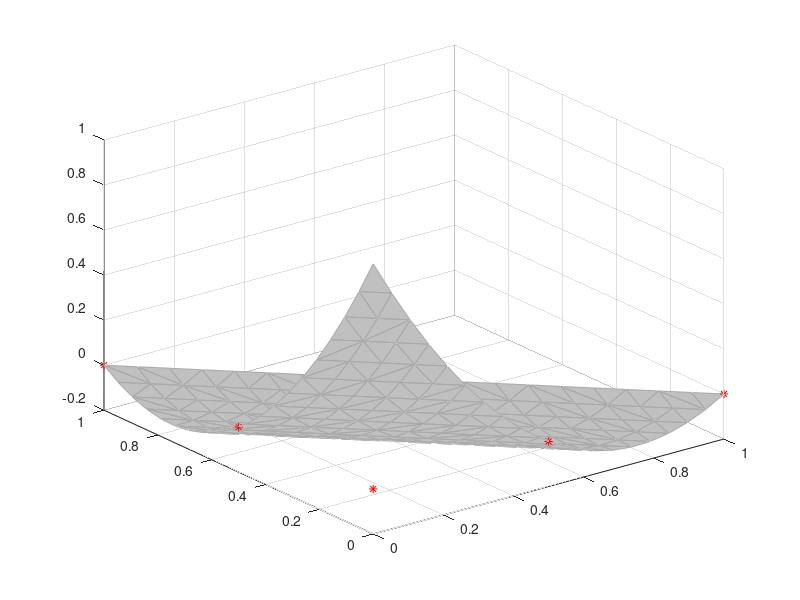
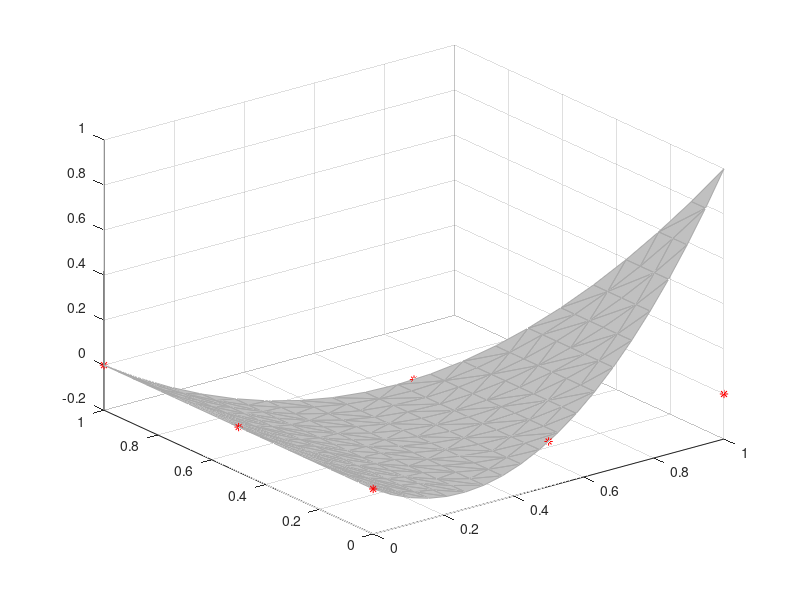
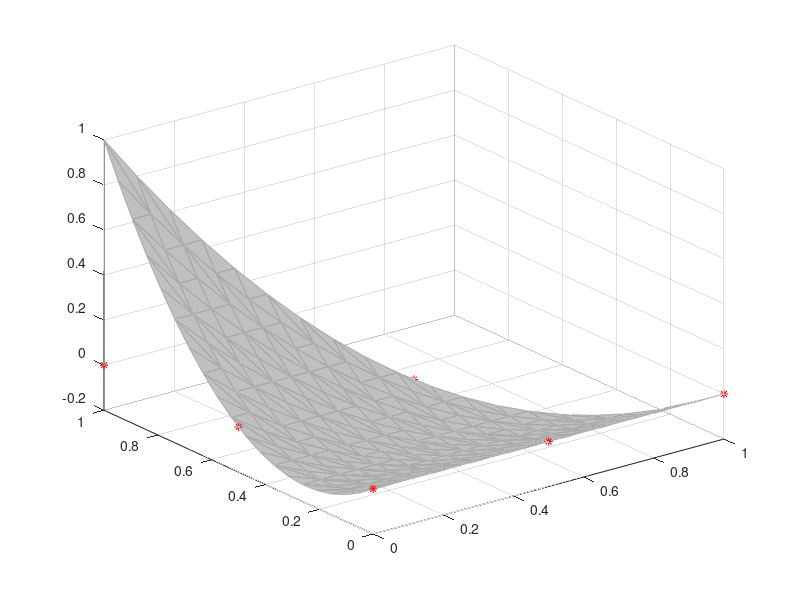
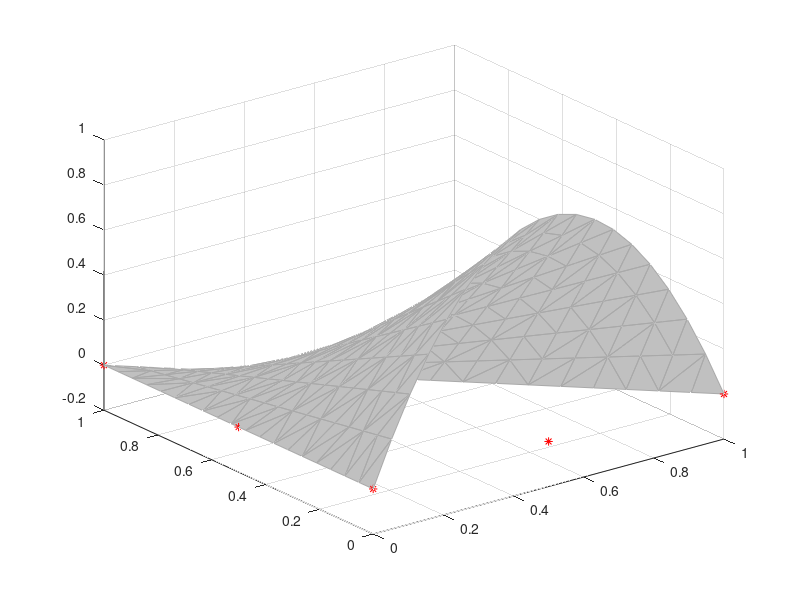

Here is the MATLAB script that generated these plots, in order: (Note: this script raises an error after producing the figures.)
% Basis functions expressed as:
% chi(xi,yi) = c1*xi^2 + c2*yi^2 + c3*xi*yi + c4*xi + c5*yi + c6
% Numbering of the nodes:
% 1 (0,0)
% 2 (1,0)
% 3 (0,1)
% 4 (1/2,0)
% 5 (1/2,1/2)
% 6 (0,1/2)

xi = [0 1 0 1/2 1/2 0];
yi = [0 0 1 0 1/2 1/2];

A = zeros(6,6);

for i = 1:6
    A(i,:) = [xi(i)^2, yi(i)^2, xi(i)*yi(i), xi(i), yi(i), 1];
end

b = eye(6,6);

% Coefficients of the basis functions
c = A\b;


P1 = [xi(1,1),yi(1,1)];
P2 = [xi(1,2),yi(1,2)];
P3 = [xi(1,3),yi(1,3)];
% Create triangular mesh of triangle P1,P2,P3
n=20;
[I,J]=meshgrid(linspace(0,1,n));
keep=I+J <= 1+eps;
IJ = [I(keep),J(keep)];
K = 1-sum(IJ,2);
F=delaunay(IJ);
IJK = [IJ,K];
XY=IJK*[P1;P2;P3];
x=XY(:,1);
y=XY(:,2);
close all
for j=1:size(A,1)
    phi = @(x,y) c(1,j)*x.^2 + c(2,j)*y.^2 + c(3,j)*x.*y + c(4,j)*x + c(5,j)*y + c(6,j);
    figure(j)
    trisurf(F,x,y,phi(x,y),'FaceColor',(192/255)*[1 1 1],'EdgeColor',(169/255)*[1 1 1])
    hold on
    plot(0,0,'r*')
    plot(0,1,'r*')
    plot(1,0,'r*')
    plot(1/2,0,'r*')
    plot(1/2,1/2,'r*')
    plot(0,1/2,'r*')
end

syms x y
chi = sym(zeros(6,1));
dchidx = sym(zeros(6,1));
dchidy = sym(zeros(6,1));
for j=1:6
    chi(j,1) = sym(c(1,j),'r')*x*x + ...
               sym(c(2,j),'r')*y*y + ...
               sym(c(3,j),'r')*x*y + ...
               sym(c(4,j),'r')*x + ...
               sym(c(5,j),'r')*y + ...
               sym(c(6,j),'r');
    dchidx(j,1) = diff(chi(j,1),x);
    dchidy(j,1) = diff(chi(j,1),y);
end

symDERXX = sym(zeros(6,6));
symDERYY = sym(zeros(6,6));
symDERXY = sym(zeros(6,6));
symMASS = sym(zeros(6,6));
for i = 1:6
    for j = 1:6
        symDERXX(i,j) = int(int(dchidx(i,1)*dchidx(j,1),y,0,-x+1),x,0,1);
        symDERYY(i,j) = int(int(dchidy(i,1)*dchidy(j,1),y,0,-x+1),x,0,1);
        symDERXY(i,j) = int(int(dchidx(i,1)*dchidy(j,1),y,0,-x+1),x,0,1);
        symMASS(i,j)  = int(int(chi(i,1)*chi(j,1),y,0,-x+1),x,0,1);
    end
end